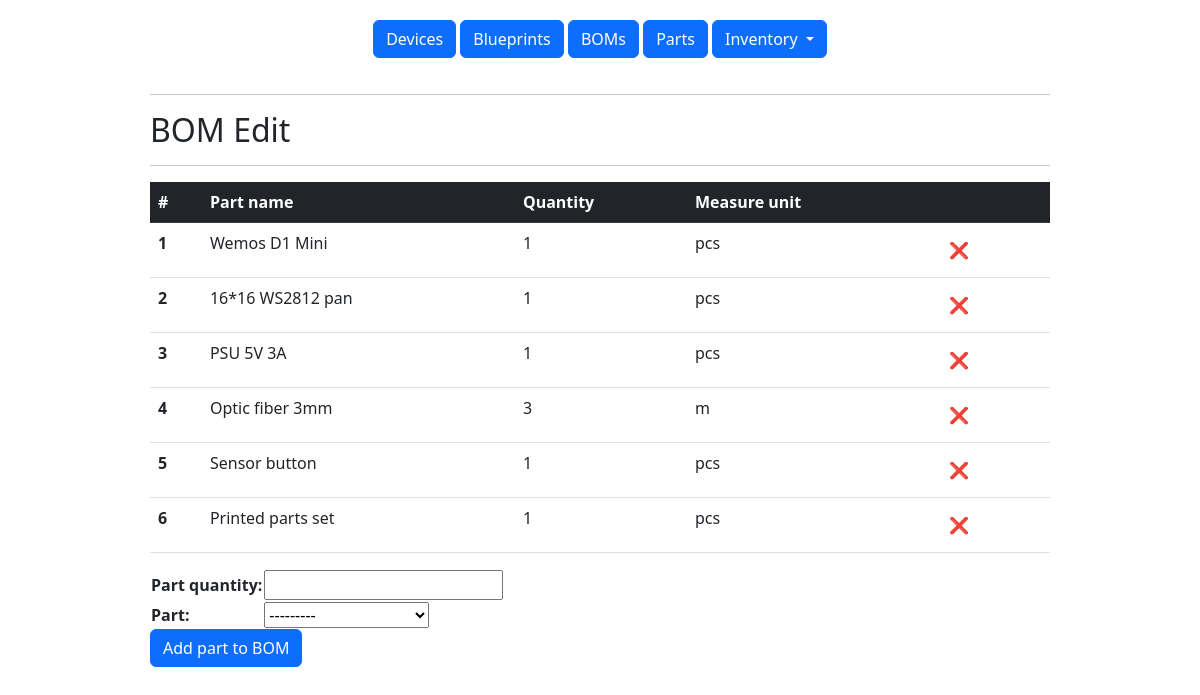
The page /edit_bom/7 on the database its author committed.
### inventory/models.py (models this page shows, shortened)
class BOM(models.Model):
    qty = models.IntegerField('Part quantity')
    blueprint = models.ForeignKey(Blueprint, on_delete=models.CASCADE)
    part = models.ForeignKey(Part, on_delete=models.CASCADE)
    class Meta:
        verbose_name = 'BOM'
        verbose_name_plural = 'BOMs'

class Part(models.Model):
    part_name = models.CharField('Part name', max_length=200, unique=True)
    measure_unit = models.CharField('Measure unit', max_length=20)
    url = models.CharField('Shop URL', max_length=200)
    def __str__(self):
        return self.part_name
    class Meta:
        verbose_name = 'Part'
        verbose_name_plural = 'Parts'

### inventory/views.py (the view)
# urls.py: path('edit_bom/', views.edit_bom, name='edit_bom'),
def edit_bom(request, blueprint_id):
    if request.method == 'POST':
        form = AddPartToBOM(request.POST)
        if form.is_valid():
            try:
                form.save()
            except:
                form.add_error(None, 'Part adding error')
    else:
        form = AddPartToBOM(initial={'blueprint': blueprint_id})
    part_list = BOM.objects.filter(blueprint=blueprint_id)
    return render(request, 'bom_edit.html', {'part_list': part_list, 'menu': menu, 'form': form, 'title': 'BOM Edit', 'blueprint_id': blueprint_id})

### inventory/forms.py (shortened to what this page needs)
class AddPartToBOM(forms.ModelForm):
    def __init__(self, *args, **kwargs):
        super(AddPartToBOM, self).__init__(*args, **kwargs)
    class Meta:
        model = BOM
        fields = '__all__'
        widgets = {'blueprint': forms.HiddenInput()}

### templates/bom_edit.html (shortened to what this page needs)
{% extends 'base.html' %}
{% block content %}
    {% if part_list %}
    <div class="w-75 mx-auto">
        <hr>
<h2>{{ title }} </h2>
        <hr>
<table class="table">
  <thead class="table-dark">
            <tr>
            <th scope="col">#</th>
            <th scope="col">Part name</th>
            <th scope="col">Quantity</th>
            <th scope="col">Measure unit</th>
            <th scope="col"></th>
            </tr>
  </thead>
  <tbody>
        {% for part in part_list %}
        <tr>
        <th scope="row">{{forloop.counter}}</th>
        <td>{{ part.part.part_name }}</td>
        <td>{{ part.qty }}</td>
        <td>{{ part.part.measure_unit }}</td>
        <td><a class="btn" href="{% url 'inventory:delete_bom_record' blueprint_id part.id %}" role="button">❌</a></td>
        </tr>
        {% endfor %}
  </tbody>
</table>
    {% else %}
       <hr> Parts list is empty
    {% endif %}
<form method="post" action="{% url 'inventory:edit_bom' blueprint_id %}">
        <table>
    {{ form.as_table }}
        </table>
    <button type="submit" class="btn btn-primary">Add part to BOM</button>
</form>
</div>
{% endblock %}

### rows shown on the page
BOM: part.part_name "Wemos D1 Mini", qty "1", part.measure_unit "pcs"
BOM: part.part_name "16*16 WS2812 pan", qty "1", part.measure_unit "pcs"
BOM: part.part_name "PSU 5V 3A", qty "1", part.measure_unit "pcs"
BOM: part.part_name "Optic fiber 3mm", qty "3", part.measure_unit "m"
BOM: part.part_name "Sensor button", qty "1", part.measure_unit "pcs"
BOM: part.part_name "Printed parts set", qty "1", part.measure_unit "pcs"

### other values the page prints
{{ item.title }} "Devices" "Blueprints" "BOMs" "Parts"
{{ title }} "BOM Edit"
